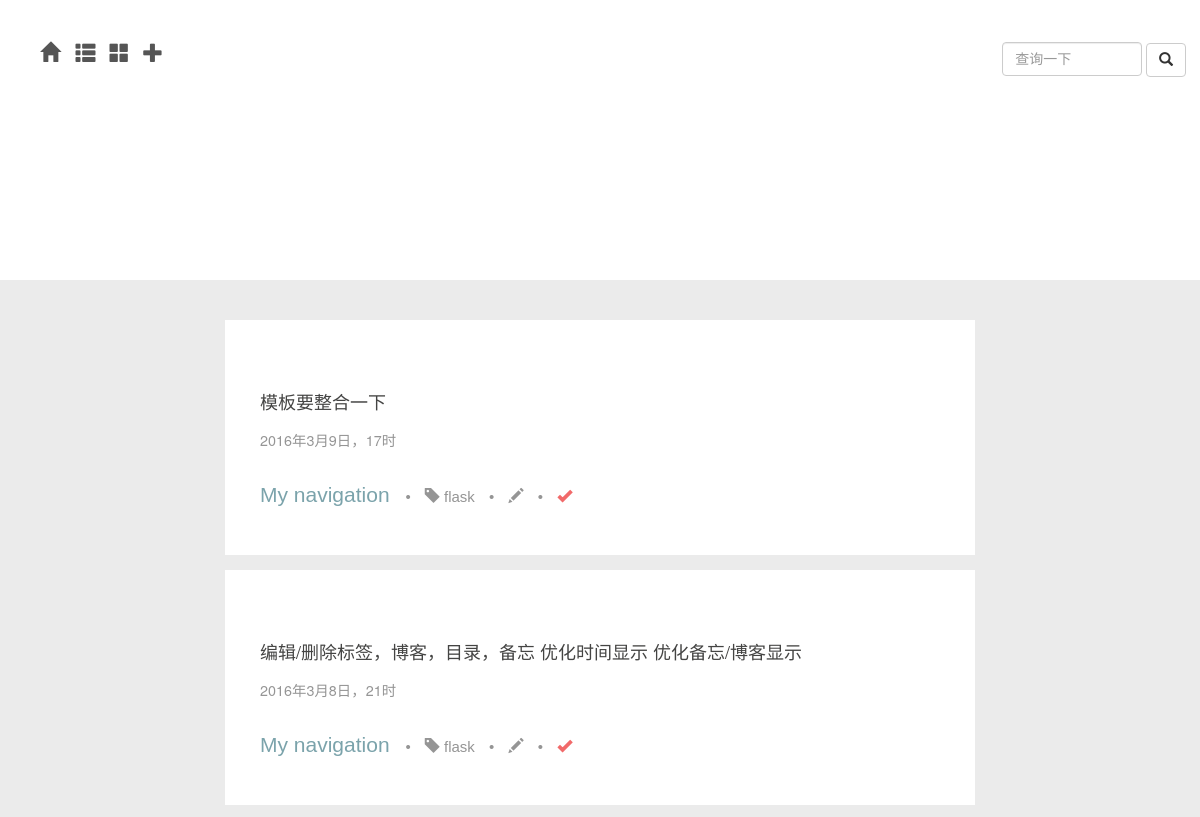
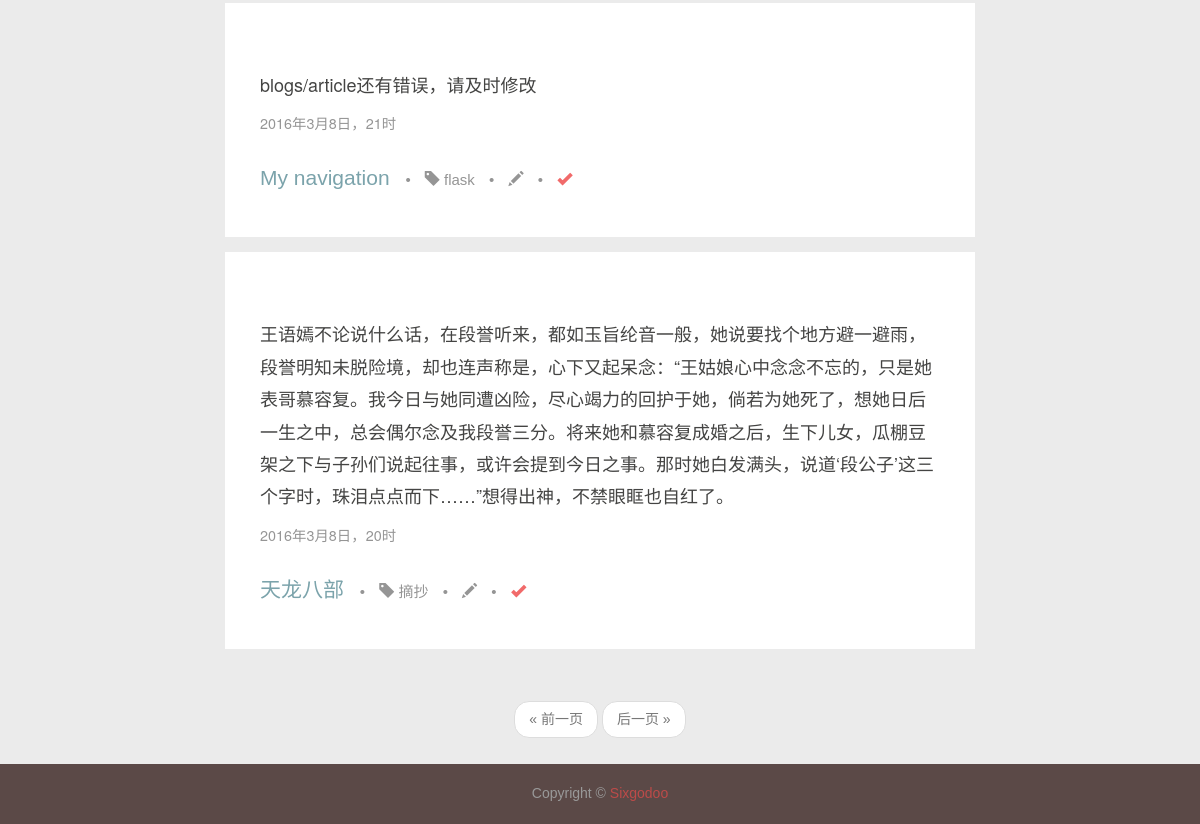
/daily/1, run on an earlier commit of the app's database (2 pictures, top to bottom).
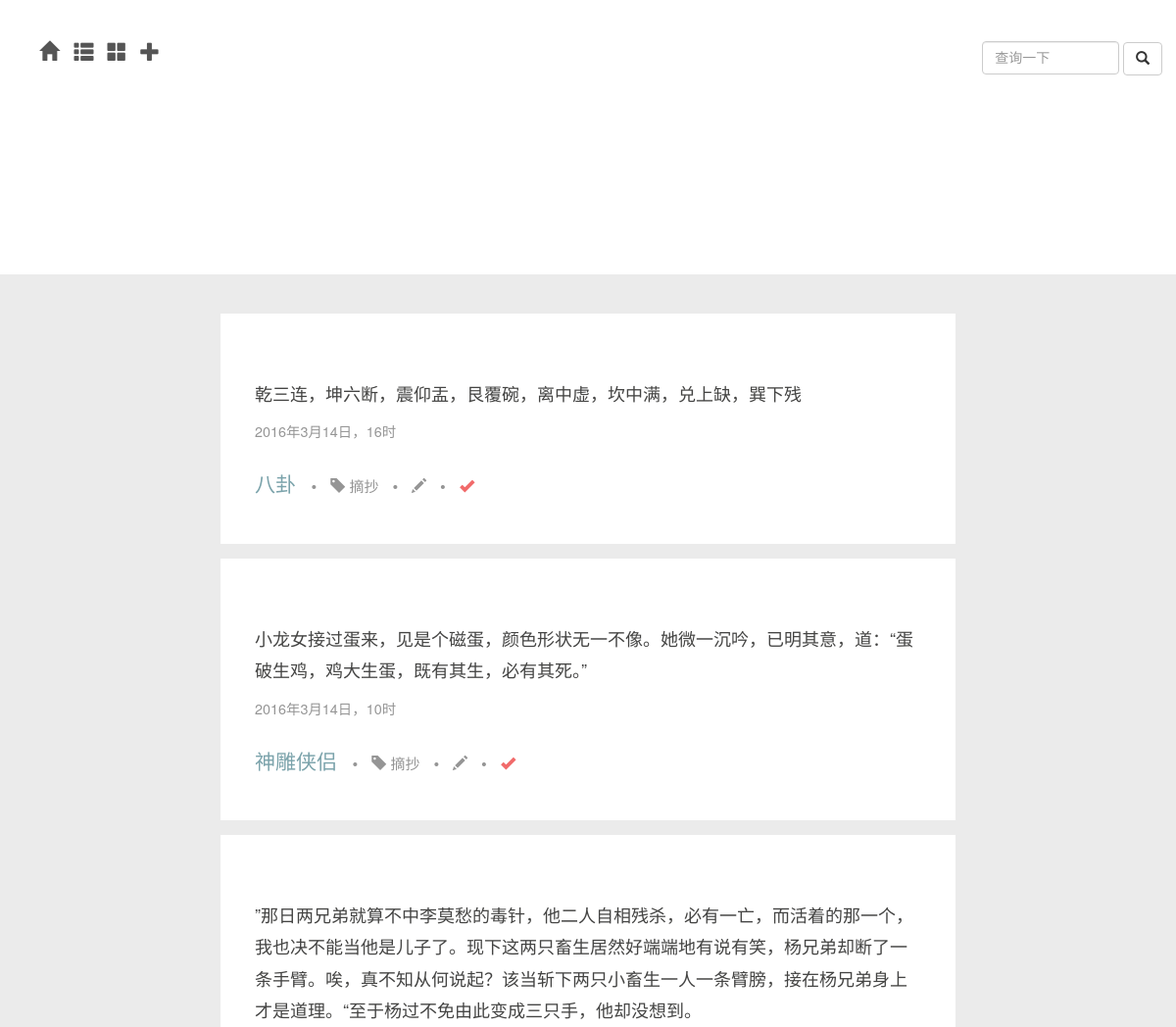
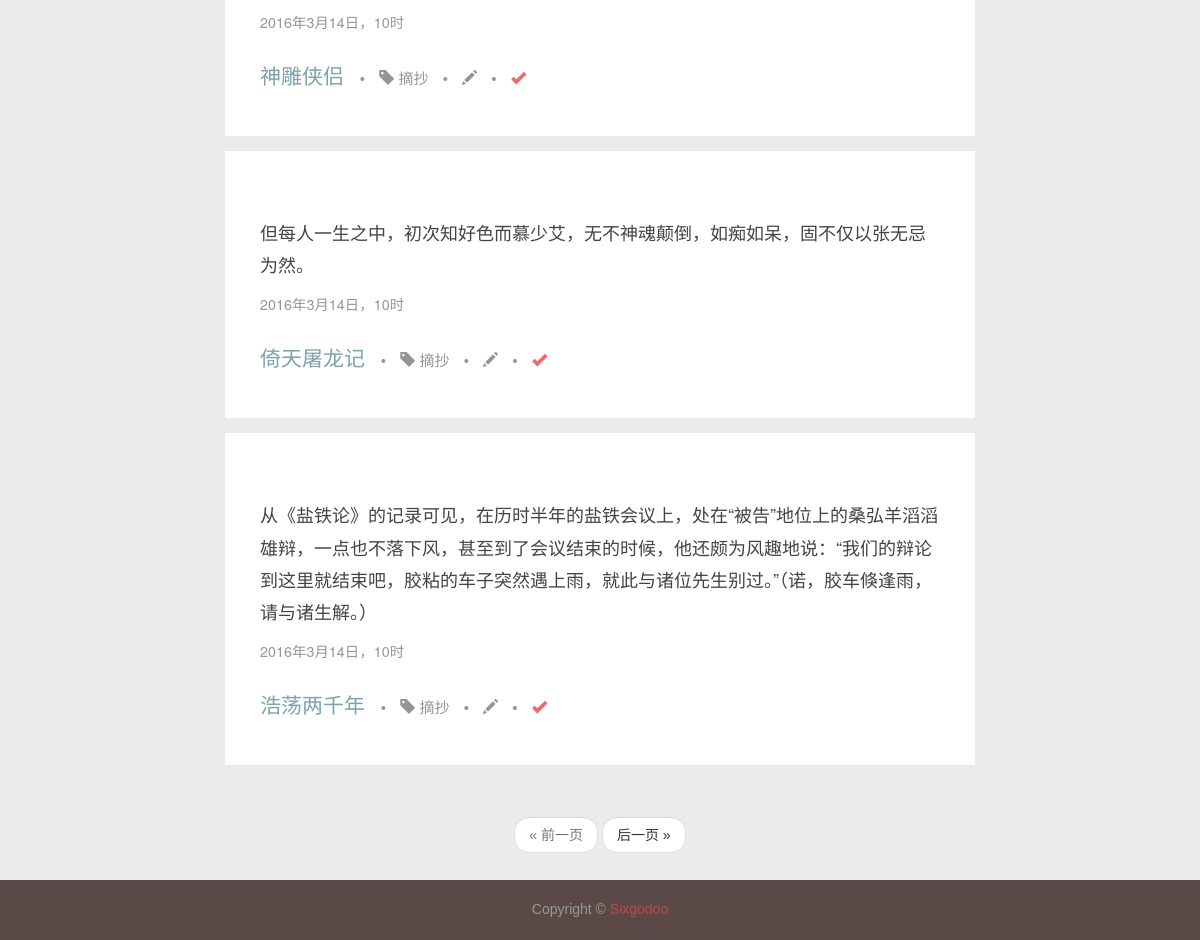
And on a later commit of the database (2 pictures, top to bottom).
### app/models.py (models this page shows, shortened)
class Item(db.Model):
	__tablename__ = 'items'
	id = db.Column(db.Integer, primary_key = True)
	name = db.Column(db.String, index = True)
	tag_id = db.Column(db.Integer, db.ForeignKey('tags.id'))
	timestamp = db.Column(db.DateTime,index=True,default=datetime.now)
	flags = db.Column(db.SmallInteger)								   # 16 bits integer, now 0 means not abandoned 2016.03.04 12:59:26
	text = db.Column(db.Text)

class Tag(db.Model):
	__tablename__ = 'tags'
	id = db.Column(db.Integer, primary_key = True)
	name = db.Column(db.String, unique = True)
	items = db.relationship('Item', backref = 'tag')

### app/main/views.py (the view)
@main.route('/daily/<int:req_id>',methods=['GET','POST'])
def daily_req(req_id):
	form = QueryItemForm()
	if form.validate_on_submit():
		items = Item.query.filter_by(name=form.item_name.data).order_by(Item.timestamp.desc()).all()
		return render_template('daily.html',items=items,form=form)
	page = request.args.get('page',1,type=int)
	if req_id==1:
		pagination = Item.query.filter_by(flags=1).order_by(Item.timestamp.desc()).paginate(page,per_page=current_app.config['FLASKY_POSTS_PER_PAGE'],error_out=False)
	else:
		pagination = Item.query.filter_by(flags=0).order_by(Item.timestamp.desc()).paginate(page,per_page=current_app.config['FLASKY_POSTS_PER_PAGE'],error_out=False)
	items = pagination.items
	return render_template('daily_req.html',title=u"日常",items=items,form=form,pagination=pagination,req_id=req_id)

### app/main/forms.py
class QueryItemForm(Form):
	item_name = StringField('',\
		validators=[Required()])
	submit = SubmitField(u'查询')

### app/templates/daily_req.html (shortened to what this page needs)
{% extends "new_base.html" %}
{% import "bootstrap/wtf.html" as wtf %}
{%block nav_extent%}
<div class="nav-ul lg">
	<div class="dropdown">
	<a class="dropdown-toggle" data-toggle="dropdown" role="button" aria-haspopup="true" aria-expanded="true">
		<span class="glyphicon glyphicon-th-large" aria-hidden="true"></span>
	</a>
	</div>
</div>
<div class="nav-ul lg">
	<div class="dropdown">
	<a class="dropdown-toggle" data-toggle="dropdown" role="button" aria-haspopup="true" aria-expanded="false">
		<span class="glyphicon glyphicon-plus" aria-hidden="true"></span>
	</a>
</div>
</div>
{%endblock%}
{% block content %}
	{% if items %}
	{% for item in items %}
	<section>
		<div class="container">
			<div class="row">
				<main class="col-md-8 col-md-offset-2">
					<article class="post">
						<header class="post-text">
							<p>{{item.text}}</p>
							<p class="post-time">
								{{item.timestamp.year}}年{{item.timestamp.month}}月{{item.timestamp.day}}日，{{item.timestamp.hour}}时
							</p>
						</header>
						<div class="post-meta">
							<a href={{url_for('main.item',item_id=item.id)}}>
								{{ item.name }}
							</a>
							<div class="post-extent">
								<ul class="list-inline">
									<li>•</li>
									<li>
										<span class="glyphicon glyphicon-tag"></span>
										<a href={{url_for('main.tag',tag_id=item.tag.id)}}>{{item.tag.name}}</a>
									</li>
									<li>•</li>
									<li>
										<a href={{url_for('main.edit_item',item_id=item.id)}}>
											<span class="glyphicon glyphicon-pencil"></span>
										</a>
									</li>
									<li>•</li>
									<li>
										{% if item.flags %}
										<span class="glyphicon glyphicon-ok" style="color:#F16A6A;"></span>
										{% else %}
										<span class="glyphicon glyphicon-remove" style="color:#EA931C"></span>
										{% endif %}
									</li>
							</div>
						</div>
					</article>
				</main>
			</div>
		</div>
	</section>
	{% endfor %}
	{% endif %}
<div class="container">
	<div class="nav-query">
		<form action="" method="post" name="item_query">
				{{form.item_name(class="form-control",placeholder="查询一下")}}
				<button class="btn btn-default" type="submit" style="inline-block">
					<span class="glyphicon glyphicon-search"></span>
				</button>
		</form>
	</div>
</div>
{% endblock %}
{% block page %}
{% if pagination %}
<div class="pagination my-pagination">
	<div class="container">
		{{macros.pagination_widget(pagination,'main.daily_req',req_id=req_id)}}
	</div>
</div>
{% endif %}
{% endblock %}

What changed in the data, as far as the page shows it:
no longer on this page (row unchanged): Item: text "模板要整合一下", timestamp.year "2016", timestamp.month "3", timestamp.day "9", timestamp.hour "17", name "My navigation", tag.name "flask", flags 1 (drawn)
no longer on this page (row unchanged): Item: text "编辑/删除标签，博客，目录，备忘 优化时间显示 优化备忘/博客显示", timestamp.year "2016", timestamp.month "3", timestamp.day "8", timestamp.hour "21", name "My navigation", tag.name "flask", flags 1 (drawn)
no longer on this page (row unchanged): Item: text "blogs/article还有错误，请及时修改", timestamp.year "2016", timestamp.month "3", timestamp.day "8", timestamp.hour "21", name "My navigation", tag.name "flask", flags 1 (drawn)
no longer on this page (row unchanged): Item: text "王语嫣不论说什么话，在段誉听来，都如玉旨纶音一般，她说要找个地方避一避雨，段誉明知未脱险境，却也连声称是，心下又起呆念：“王姑娘心中念念不忘的，只是她表哥慕容复。我今日与她同遭凶险，尽心竭力的回护于她，倘若为她死了，想她日后一生之中，总会偶尔念及我段誉三分。将来她和慕容复成婚之后，生下儿女，瓜棚豆架之下与子孙们说起往事，或许会提到今日之事。那时她白发满头，说道‘段公子’这三个字时，珠泪点点而下……”想得出神，不禁眼眶也自红了。", timestamp.year "2016", timestamp.month "3", timestamp.day "8", timestamp.hour "20", name "天龙八部", tag.name "摘抄", flags 1 (drawn)
added Item: text "乾三连，坤六断，震仰盂，艮覆碗，离中虚，坎中满，兑上缺，巽下残", timestamp.year "2016", timestamp.month "3", timestamp.day "14", timestamp.hour "16", name "八卦", tag.name "摘抄", flags 1 (drawn)
added Item: text "小龙女接过蛋来，见是个磁蛋，颜色形状无一不像。她微一沉吟，已明其意，道：“蛋破生鸡，鸡大生蛋，既有其生，必有其死。”", timestamp.year "2016", timestamp.month "3", timestamp.day "14", timestamp.hour "10", name "神雕侠侣", tag.name "摘抄", flags 1 (drawn)
added Item: text "”那日两兄弟就算不中李莫愁的毒针，他二人自相残杀，必有一亡，而活着的那一个，我也决不能当他是儿子了。现下这两只畜生居然好端端地有说有笑，杨兄弟却断了一条手臂。唉，真不知从何说起？该当斩下两只小畜生一人一条臂膀，接在杨兄弟身上才是道理。“至于杨过不免由此变成三只手，他却没想到。", timestamp.year "2016", timestamp.month "3", timestamp.day "14", timestamp.hour "10", name "神雕侠侣", tag.name "摘抄", flags 1 (drawn)
added Item: text "但每人一生之中，初次知好色而慕少艾，无不神魂颠倒，如痴如呆，固不仅以张无忌为然。", timestamp.year "2016", timestamp.month "3", timestamp.day "14", timestamp.hour "10", name "倚天屠龙记", tag.name "摘抄", flags 1 (drawn)
added Item: text "从《盐铁论》的记录可见，在历时半年的盐铁会议上，处在“被告”地位上的桑弘羊滔滔雄辩，一点也不落下风，甚至到了会议结束的时候，他还颇为风趣地说：“我们的辩论到这里就结束吧，胶粘的车子突然遇上雨，就此与诸位先生别过。”（诺，胶车倏逢雨，请与诸生解。）", timestamp.year "2016", timestamp.month "3", timestamp.day "14", timestamp.hour "10", name "浩荡两千年", tag.name "摘抄", flags 1 (drawn)
